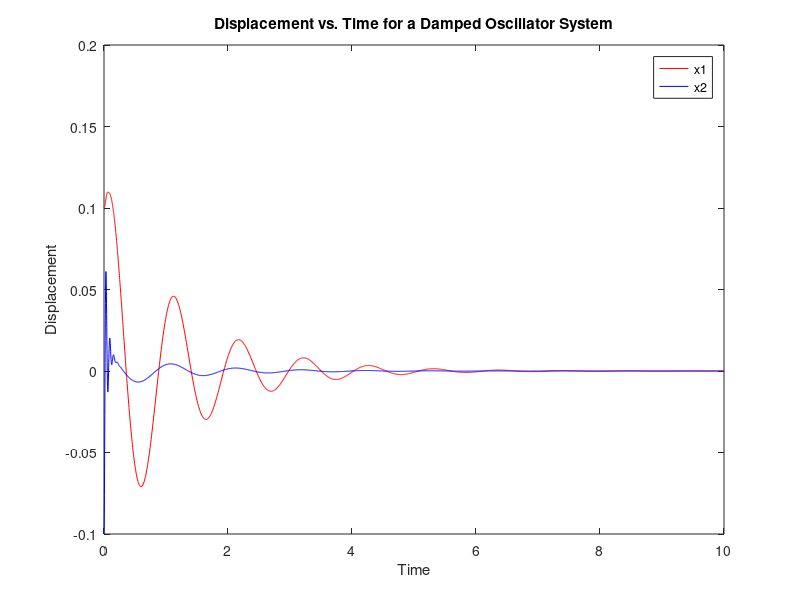

Source code (MATLAB):
function main1
    % 初始条件 [x1_0, x1'_0, x2_0, x2'_0]
    init = [0.1, 0.1, -0.1, -0.1];  

    % 参数：质量m1, m2，阻尼系数c，弹簧常数k1, k2
    m1 = 500;  % 示例值
    m2 = 20;  % 示例值
    c = 1000; % 示例值
    k1 = 20000;  % 示例值
    k2 = 200000;  % 示例值

    % 时间范围
    tspan = [0 10]; 

    % 使用ode45求解
    [t, sol] = ode45(@(t, y) odefunc(t, y, m1, m2, c, k1, k2), tspan, init);

    % 绘图
    figure;
    plot(t, sol(:, 1), 'r', t, sol(:, 3), 'b');
    legend('x1', 'x2');
    xlabel('Time');
    ylabel('Displacement');
    title('Displacement vs. Time for a Damped Oscillator System');
end

function dydt = odefunc(t, y, m1, m2, c, k1, k2)
    % y = [x1; x1'; x2; x2']
    dydt = zeros(4, 1);
    dydt(1) = y(2);
    dydt(2) = (-c*(y(2) - y(4)) - k1*(y(1) - y(3)))/m1;
    dydt(3) = y(4);
    dydt(4) = (c*(y(2) - y(4)) + k1*(y(1) - y(3)) - k2*y(3))/m2;
end

